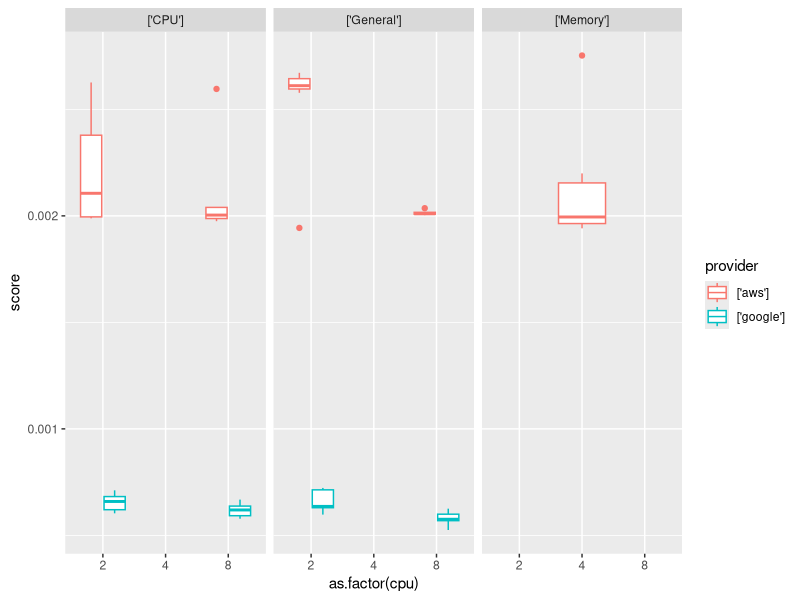
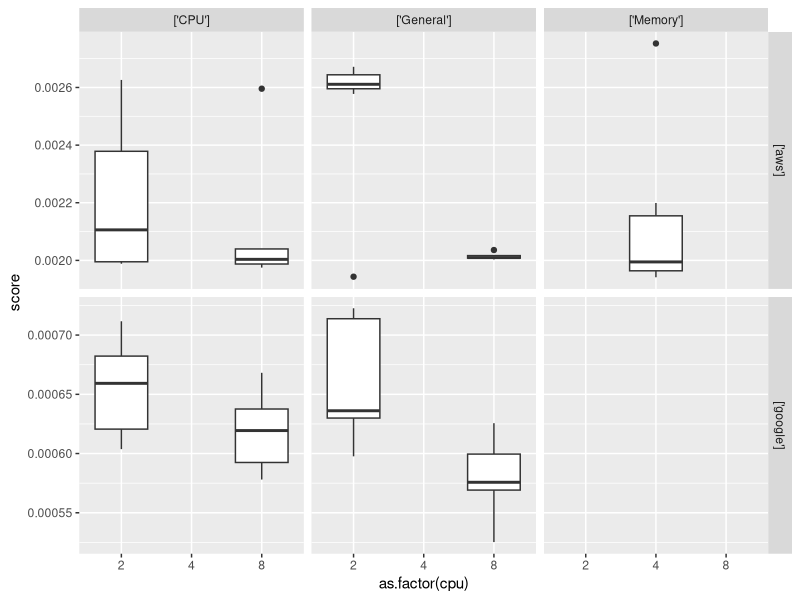
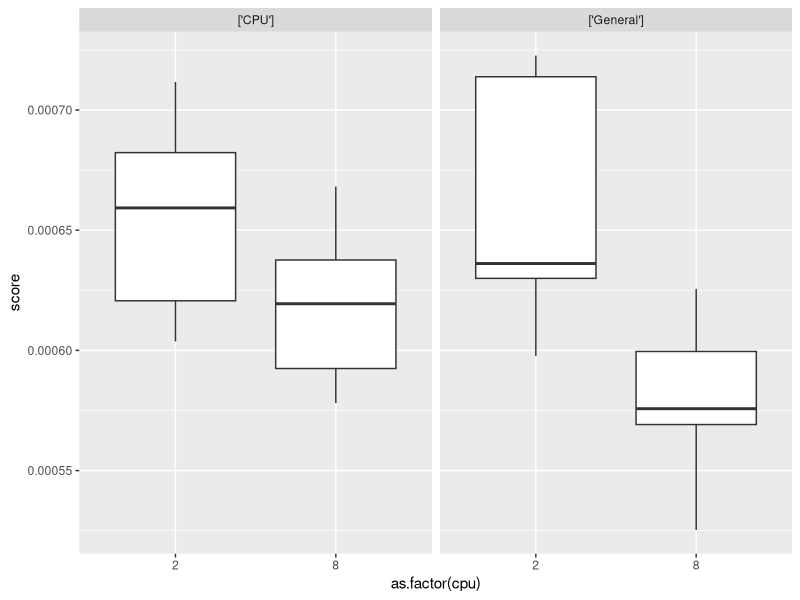
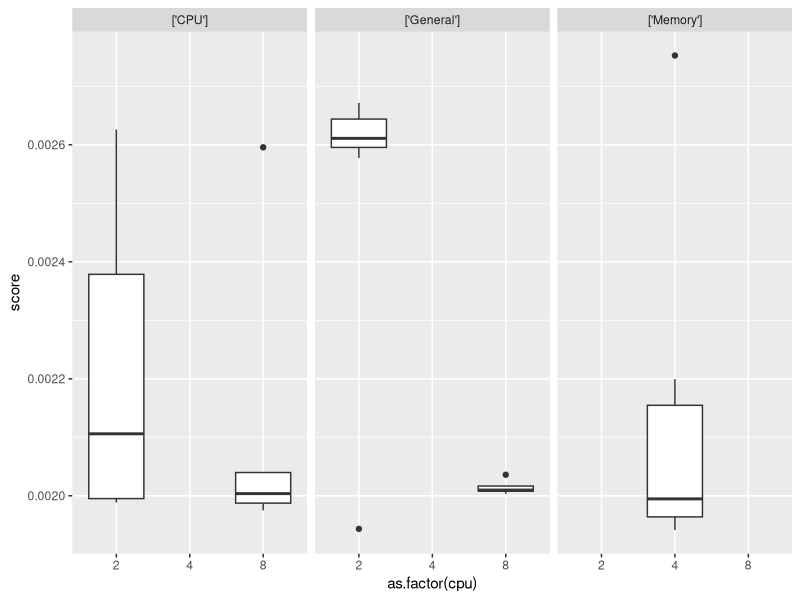
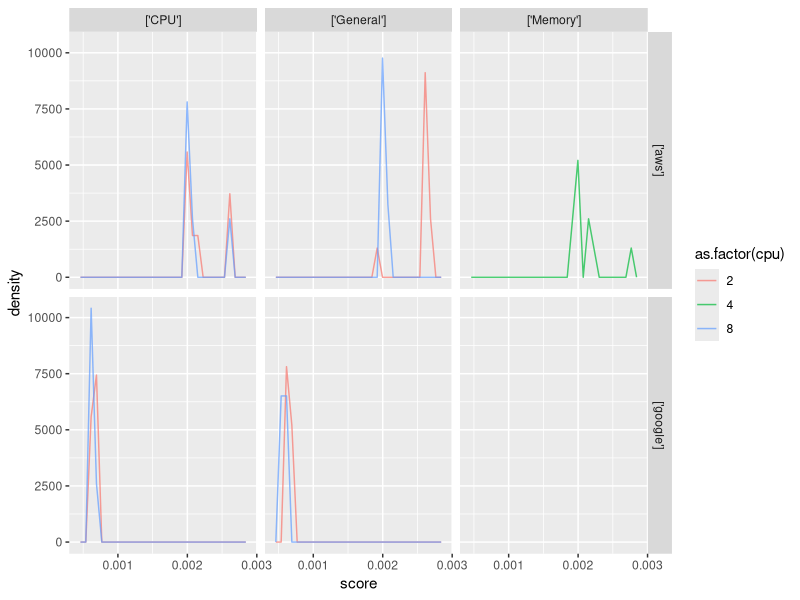
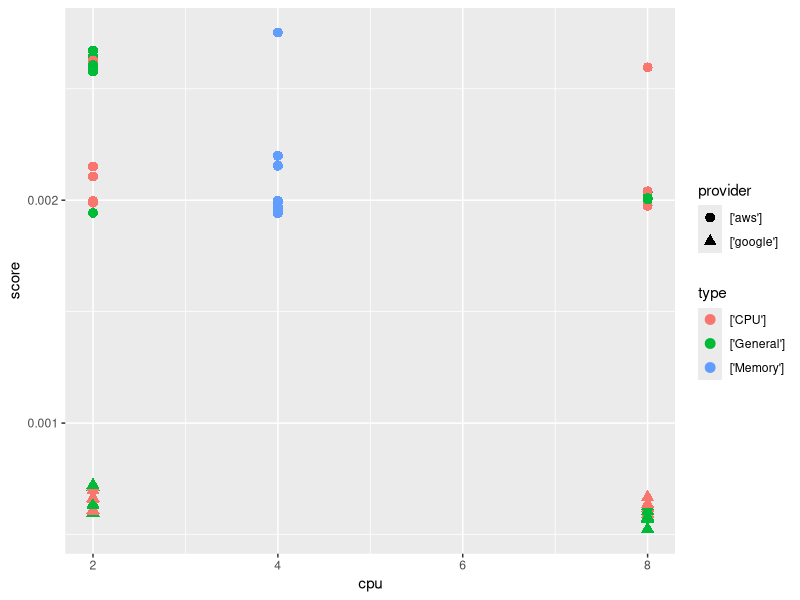
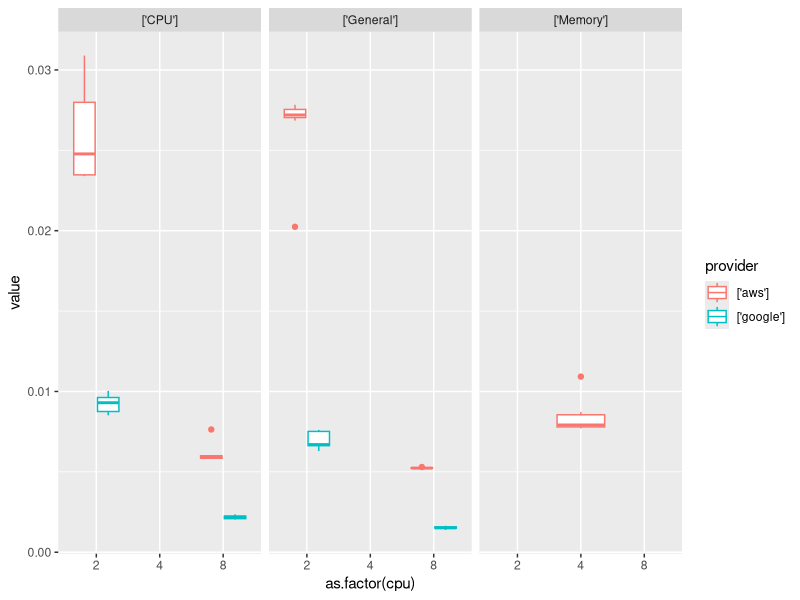
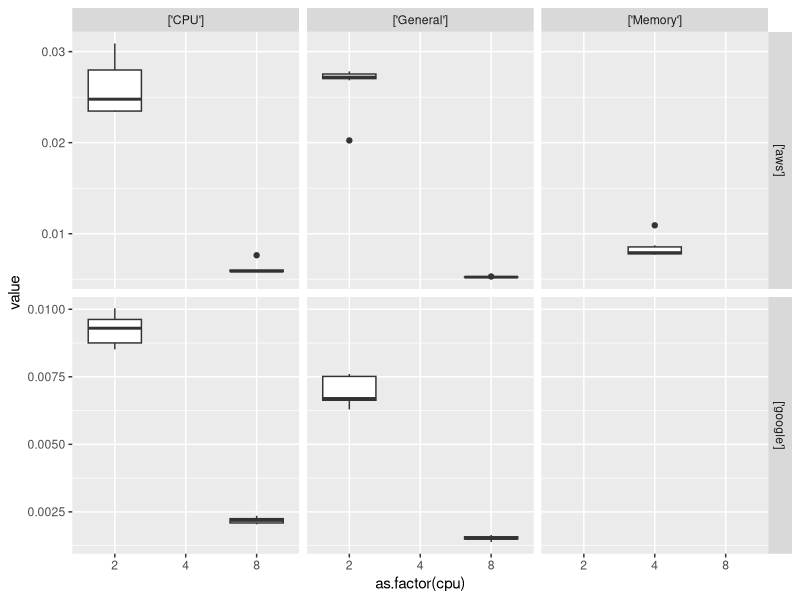

These figures' R source, in order:
library(ggplot2)

logs <- read.csv("curltest_results.csv")
logs$instance <- as.factor(logs$instance)
instance_types <- levels(logs$instance)

remove_square_brackets <- function(string, edge_length=1) {
  return(substr(string, 1+edge_length, nchar(string)-(edge_length)))
}

logs$cpu <- vapply(as.character(logs$cpu), function(x) return(strtoi(remove_square_brackets(x))), c(1))
google_logs = logs[logs$provider == "['google']",]
aws_logs = logs[logs$provider == "['aws']",]

## Score
score_means = c()
score_sds = c()
score_relsds = c()

for (i in instance_types) {
  print(i)
  s_mean <- mean(logs[logs$instance==i,]$score)
  s_sd <- sd(logs[logs$instance==i,]$score)
  print(paste("Mean:", s_mean))
  score_means <- c(score_means, s_mean)
  print(paste("SD:", s_sd))
  score_sds <- c(score_sds, s_sd)
  score_relsds <- c(score_relsds, s_sd/s_mean)
}

names(score_means) <- instance_types
names(score_sds) <- instance_types
names(score_relsds) <- instance_types 

ggplot(logs, aes(as.factor(cpu), score, color=provider)) +
  geom_boxplot() + 
  facet_grid(cols=vars(type), scales="free_y")

ggplot(logs, aes(as.factor(cpu), score)) +
  geom_boxplot() + 
  facet_grid(rows=vars(provider), cols=vars(type), scales="free_y")

ggplot(google_logs, aes(as.factor(cpu), score)) +
  geom_boxplot() + 
  facet_grid(cols=vars(type))
ggplot(aws_logs, aes(as.factor(cpu), score)) +
  geom_boxplot() + 
  facet_grid(cols=vars(type))

ggplot(logs, aes(score, color=as.factor(cpu))) +
  geom_freqpoly(aes(y=..density..), alpha=0.7) +
  facet_grid(rows=vars(provider), cols=vars(type))

ggplot(logs, aes(x=cpu, y=score, shape=provider, color=type)) + geom_point(size=3)


### Score/price
value_means = c()
value_sds = c()
value_relsds = c()

for (i in instance_types) {
  print(i)
  v_mean <- mean(logs[logs$instance==i,]$value)
  v_sd <- sd(logs[logs$instance==i,]$value)
  print(paste("Mean:", v_mean))
  value_means <- c(value_means, v_mean)
  print(paste("SD:", v_sd))
  value_sds <- c(value_sds, v_sd)
  value_relsds <- c(value_relsds, v_sd/v_mean)
}

names(value_means) <- instance_types
names(value_sds) <- instance_types
names(value_relsds) <- instance_types 

ggplot(logs, aes(as.factor(cpu), value, color=provider)) +
  geom_boxplot() + 
  facet_grid(cols=vars(type), scales="free_y")

ggplot(logs, aes(as.factor(cpu), value)) +
  geom_boxplot() + 
  facet_grid(rows=vars(provider), cols=vars(type), scales="free_y")

ggplot(google_logs, aes(as.factor(cpu), value)) +
  geom_boxplot() + 
  facet_grid(cols=vars(type))

ggplot(aws_logs, aes(as.factor(cpu), value)) +
  geom_boxplot() + 
  facet_grid(cols=vars(type))


ggplot(logs, aes(value, color=as.factor(cpu))) +
  geom_freqpoly(aes(y=..density..), alpha=0.7) +
  facet_grid(rows=vars(provider), cols=vars(type))

ggplot(logs, aes(value, color=as.factor(cpu))) +
  geom_histogram(aes(y=..density..), alpha=0.7) +
  facet_grid(rows=vars(provider), cols=vars(type))

ggplot(logs, aes(x=cpu, y=value, shape=provider, color=type)) + geom_point(size=3)
